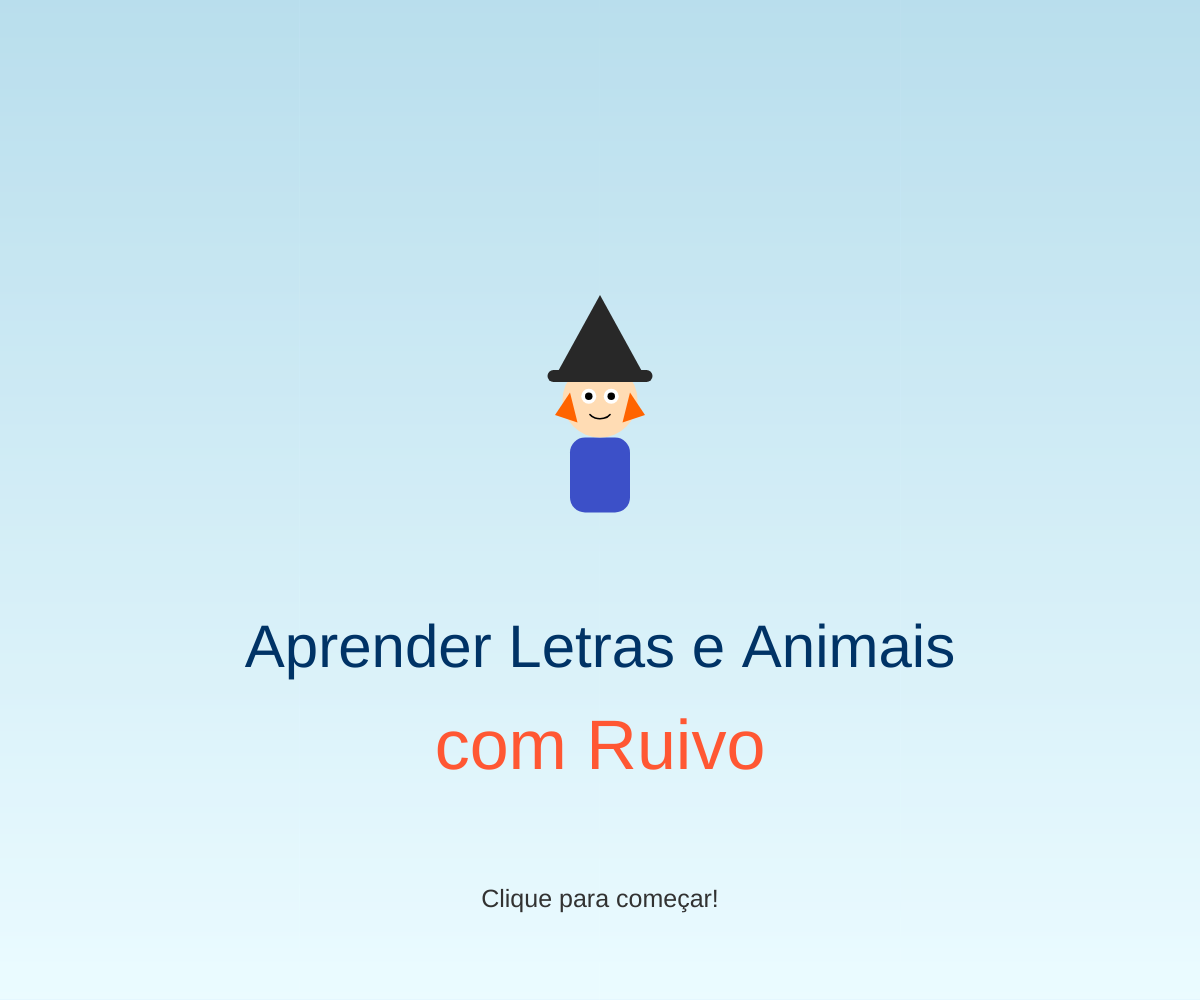
Frame 1 (no input)
Frame 60 (no input): identical to frame 1, image omitted
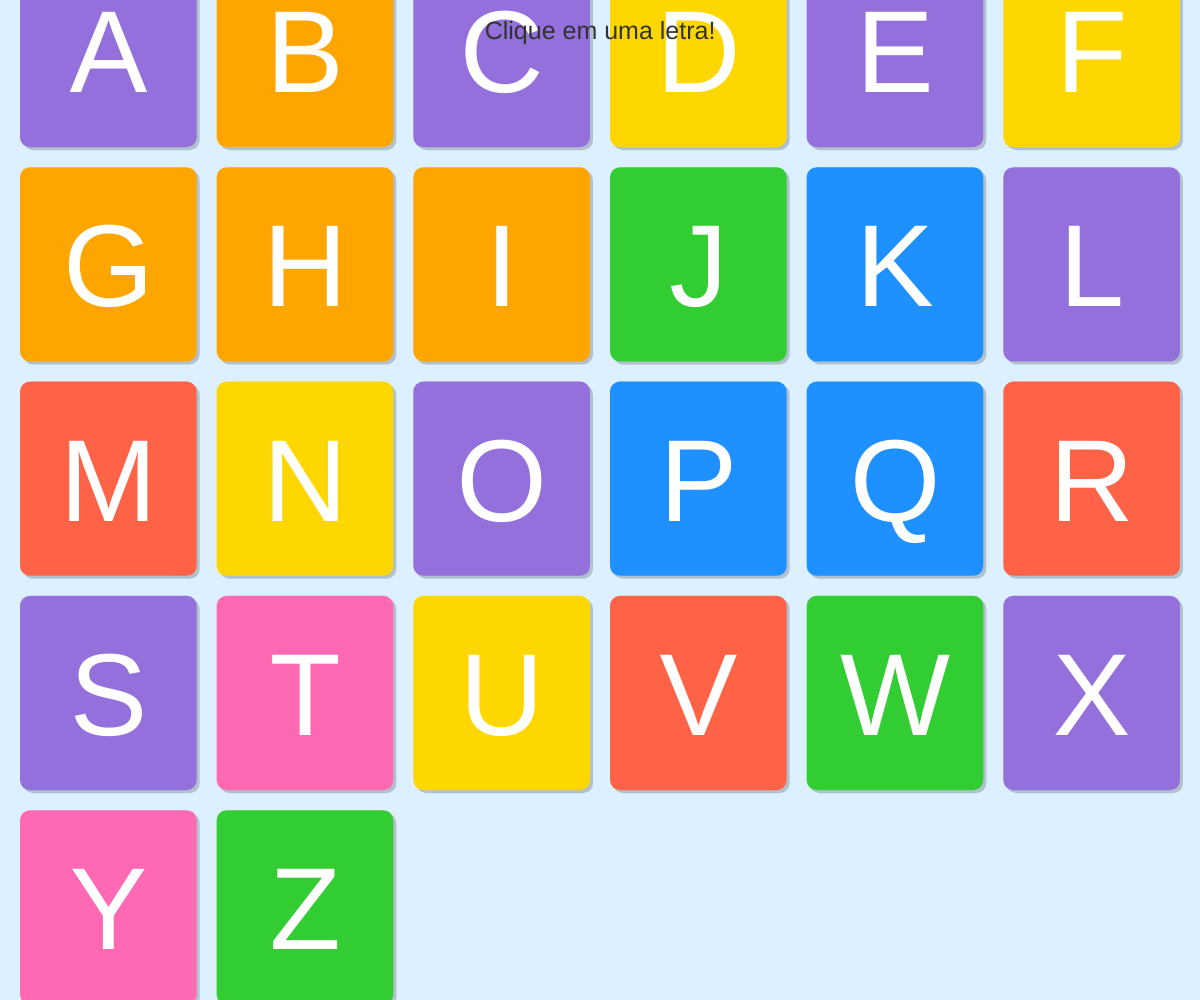
Frame 120 (the mouse pressed at the canvas centre since frame 60)

The p5.js sketch that drew these frames (run headless with seeded random() and noise() and a simulated clock; from frame 60 on, the mouse is pressed at the canvas centre):

// p5.js sketch
// ── sketch.js
let letterTiles = []; // Array para guardar os objetos das letras
let alphabet = "ABCDEFGHIJKLMNOPQRSTUVWXYZ";
let associations = {}; // Objeto para mapear Letra -> {nome, drawFunc}
let currentState = 'startScreen'; // Estados: 'startScreen', 'alphabetView', 'objectView'
let selectedAssociation = null; // Guarda a associação da letra clicada
let tileWidth, tileHeight, spacing, cols, rows;
let brightColors = []; // Paleta de cores vivas

// Cores específicas para desenhos
let brown, lightBrown, darkBrown, green, darkGreen, grey, lightGrey, pink, yellow, orange, red, blue, black, white;

function setup() {
  createCanvas(windowWidth, windowHeight);
  textFont('sans-serif'); // Fonte mais legível para crianças

  // Define cores
  brightColors = [
    color(255, 99, 71),   // Tomato Red
    color(255, 165, 0),  // Orange
    color(255, 215, 0),  // Gold Yellow
    color(50, 205, 50),  // Lime Green
    color(30, 144, 255), // Dodger Blue
    color(147, 112, 219),// Medium Purple
    color(255, 105, 180) // Hot Pink
  ];
  brown = color(139, 69, 19);
  lightBrown = color(210, 180, 140);
  darkBrown = color(101, 67, 33);
  green = color(34, 139, 34);
  darkGreen = color(0, 100, 0);
  grey = color(128, 128, 128);
  lightGrey = color(211, 211, 211);
  pink = color(255, 192, 203);
  yellow = color(255, 255, 0);
  orange = color(255, 165, 0);
  red = color(255, 0, 0);
  blue = color(0, 0, 255);
  black = color(0);
  white = color(255);


  // --- Mapeamento Letra -> Objeto/Animal (COMPLETO) ---
  associations = {
    'A': { name: 'Abelha', drawFunc: drawBee },
    'B': { name: 'Bola', drawFunc: drawBall },
    'C': { name: 'Cachorro', drawFunc: drawDog },
    'D': { name: 'Dado', drawFunc: drawDice },
    'E': { name: 'Elefante', drawFunc: drawElephant },
    'F': { name: 'Foca', drawFunc: drawSeal },
    'G': { name: 'Gato', drawFunc: drawCat },
    'H': { name: 'Hipopótamo', drawFunc: drawHippo },
    'I': { name: 'Ioiô', drawFunc: drawYoyo },
    'J': { name: 'Jacaré', drawFunc: drawAlligator },
    'K': { name: 'Kiwi', drawFunc: drawKiwiFruit },
    'L': { name: 'Leão', drawFunc: drawLion },
    'M': { name: 'Macaco', drawFunc: drawMonkey },
    'N': { name: 'Nuvem', drawFunc: drawCloud },
    'O': { name: 'Ovelha', drawFunc: drawSheep },
    'P': { name: 'Peixe', drawFunc: drawFish },
    'Q': { name: 'Queijo', drawFunc: drawCheese },
    'R': { name: 'Rato', drawFunc: drawMouse },
    'S': { name: 'Sol', drawFunc: drawSun },
    'T': { name: 'Tartaruga', drawFunc: drawTurtle },
    'U': { name: 'Uva', drawFunc: drawGrape },
    'V': { name: 'Vaca', drawFunc: drawCow },
    'W': { name: 'Wafer', drawFunc: drawWafer },
    'X': { name: 'Xícara', drawFunc: drawCup },
    'Y': { name: 'Yoga', drawFunc: drawYoga }, // Usando Yoga como representação
    'Z': { name: 'Zebra', drawFunc: drawZebra }
  };
  // ------------------------------------------

  calculateLayout(); // Calcula posições baseado no tamanho da tela
  // createLetterTiles() será chamado depois da tela inicial
}

function calculateLayout() {
  let desiredCols = 6;
  spacing = min(width * 0.03, height * 0.03, 20); // Espaçamento adaptável
  tileWidth = (width - (desiredCols + 1) * spacing) / desiredCols;

  if (tileWidth < 50 && desiredCols > 3) { // Reduz colunas se muito pequeno
     desiredCols = 4;
     tileWidth = (width - (desiredCols + 1) * spacing) / desiredCols;
  }
  if (tileWidth < 50 && desiredCols > 1) {
      desiredCols = 3;
      tileWidth = (width - (desiredCols + 1) * spacing) / desiredCols;
  }

  tileHeight = tileWidth * 1.1; // Blocos ligeiramente altos
  cols = desiredCols;
  rows = ceil(alphabet.length / cols);
}

function createLetterTiles() {
  letterTiles = []; // Limpa antes de recriar
  let currentLet = 0;
  // Calcula o espaço vertical total necessário e centraliza
  let totalGridHeight = rows * (tileHeight + spacing) - spacing;
  let startY = (height - totalGridHeight) / 2;
  if (startY < 50) startY = 50; // Garante espaço no topo

  // Calcula o espaço horizontal total e centraliza
  let totalGridWidth = cols * (tileWidth + spacing) - spacing;
  let startX = (width - totalGridWidth) / 2 + tileWidth / 2;


  for (let r = 0; r < rows; r++) {
    for (let c = 0; c < cols; c++) {
      if (currentLet < alphabet.length) {
        let letter = alphabet[currentLet];
        let x = startX + c * (tileWidth + spacing);
        let y = startY + r * (tileHeight + spacing);
        let tileColor = random(brightColors); // Cor aleatória da paleta
        letterTiles.push(new LetterTile(letter, x, y, tileWidth, tileHeight, tileColor));
        currentLet++;
      }
    }
  }
}

function draw() {
  background(220, 240, 255); // Fundo azul bem claro

  if (currentState === 'startScreen') {
    displayStartScreen();
  } else if (currentState === 'alphabetView') {
    // Desenha todos os blocos de letra
    for (let tile of letterTiles) {
      tile.display();
    }
     // Instrução
     fill(50);
     textSize(max(18, height * 0.025)); // Tamanho adaptável
     textAlign(CENTER, TOP);
     text("Clique em uma letra!", width / 2, 20);

  } else if (currentState === 'objectView') {
    // Desenha o objeto/animal selecionado e seu nome
    if (selectedAssociation) {
      // Desenha o objeto/animal no centro
      push(); // Isola o estilo de desenho
      // Centraliza a área de desenho, ajustando verticalmente
      translate(width / 2, height * 0.45);
      // Escala o desenho se a tela for pequena (experimental)
      let scaleFactor = min(1.0, width / 600, height/ 500);
      scale(scaleFactor);
      selectedAssociation.drawFunc(); // Chama a função de desenho específica
      pop();

      // Desenha o nome abaixo
      fill(0);
      textSize(max(30, height * 0.05)); // Tamanho adaptável
      textAlign(CENTER, CENTER);
      text(selectedAssociation.name, width / 2, height * 0.7); // Nome abaixo da figura

      // Desenha a letra original em algum canto (opcional)
      fill(100);
      textSize(max(20, height * 0.03));
      textAlign(LEFT, TOP);
      text(`Letra: ${selectedAssociation.letter}`, 30, 30);


      // Instrução para voltar
      fill(100);
      textSize(max(16, height * 0.02));
      textAlign(CENTER, BOTTOM);
      text("Clique em qualquer lugar para voltar ao alfabeto", width / 2, height - 20);
    }
  }
}

function displayStartScreen() {
    // Gradiente sutil no fundo
    for (let i = 0; i < height; i++) {
        let inter = map(i, 0, height, 0, 1);
        let c = lerpColor(color(173, 216, 230), color(240, 255, 255), inter); // Light blue to lighter blue
        stroke(c);
        line(0, i, width, i);
    }
    noStroke();

    // Desenha o Mascote
    drawMascot(width / 2, height * 0.4, min(width * 0.2, height * 0.2, 150)); // Posição e tamanho adaptáveis

    // Título
    fill(0, 51, 102); // Azul escuro
    textAlign(CENTER, CENTER);
    textSize(max(30, min(width * 0.06, height * 0.06))); // Tamanho adaptável
    text("Aprender Letras e Animais", width / 2, height * 0.65);
    textSize(max(36, min(width * 0.07, height * 0.07))); // Tamanho adaptável
     fill(255, 87, 51); // Cor "Ruivo" (laranja/vermelho)
     text("com Ruivo", width / 2, height * 0.75);

    // Instrução para começar
    fill(50);
    textSize(max(18, height * 0.025));
    text("Clique para começar!", width / 2, height * 0.9);
}


function mousePressed() {
  if (currentState === 'startScreen') {
    // Transição da tela inicial para o alfabeto
    currentState = 'alphabetView';
    calculateLayout(); // Calcula layout antes de criar tiles
    createLetterTiles(); // Cria os blocos de letras AGORA
  } else if (currentState === 'alphabetView') {
    // Verifica se alguma letra foi clicada
    for (let tile of letterTiles) {
      if (tile.isClicked(mouseX, mouseY)) {
        // Encontrou a letra clicada!
        if (associations[tile.char]) { // Verifica se existe associação
            selectedAssociation = associations[tile.char];
            selectedAssociation.letter = tile.char; // Guarda a letra original também
            currentState = 'objectView';
        } else {
            console.warn("Associação não definida para a letra:", tile.char);
            // Poderia mostrar uma mensagem "Em breve!"
        }
        return; // Sai do loop e da função após achar o clique
      }
    }
  } else if (currentState === 'objectView') {
    // Qualquer clique na tela volta para a visão do alfabeto
    currentState = 'alphabetView';
    selectedAssociation = null; // Limpa a seleção
  }
}

// --- Classe LetterTile ---
class LetterTile {
  constructor(char, x, y, w, h, col) {
    this.char = char; // A letra (A, B, C...)
    this.x = x;       // Posição X (centro)
    this.y = y;       // Posição Y (centro)
    this.w = w;       // Largura
    this.h = h;       // Altura
    this.color = col; // Cor de fundo do bloco
  }

  display() {
    push();
    translate(this.x, this.y);
    rectMode(CENTER);
    noStroke();
    fill(this.color);
    // Sombra sutil
    fill(0, 0, 0, 50);
    rect(3, 3, this.w, this.h, 10);
    // Bloco principal
    fill(this.color);
    rect(0, 0, this.w, this.h, 10); // Retângulo com cantos arredondados

    // Desenha a letra dentro
    fill(white); // Letra branca para contraste com fundos coloridos
    textSize(this.h * 0.6); // Tamanho da letra proporcional ao bloco
    textAlign(CENTER, CENTER);
    text(this.char, 0, this.h * 0.05); // Ajuste vertical leve
    pop();
  }

  isClicked(mx, my) {
    // Verifica se as coordenadas (mx, my) estão dentro dos limites do bloco
    return (
      mx > this.x - this.w / 2 &&
      mx < this.x + this.w / 2 &&
      my > this.y - this.h / 2 &&
      my < this.y + this.h / 2
    );
  }
}


// ===========================================
// --- FUNÇÕES DE DESENHO (A - Z) ---
// ===========================================

function drawMascot(x, y, size) {
  push();
  translate(x, y);
  rectMode(CENTER);
  noStroke();

  let headSize = size * 0.5;
  let bodyHeight = size * 0.5;
  let bodyWidth = size * 0.4;
  let hatHeight = size * 0.5;
  let hatWidth = size * 0.55;
  let hatBrimHeight = size * 0.08;
  let hatBrimWidth = size * 0.7;

  // Corpo (túnica azul)
  fill(60, 80, 200); // Azul mago
  rect(0, headSize * 0.5 + bodyHeight * 0.5, bodyWidth, bodyHeight, size * 0.1);

  // Cabeça
  fill(255, 220, 180); // Tom de pele
  ellipse(0, 0, headSize, headSize);

  // Cabelo "Ruivo" (pontas laterais)
  fill(255, 100, 0); // Laranja/Vermelho
  triangle(-headSize*0.4, -headSize*0.1, -headSize*0.6, headSize*0.2, -headSize*0.3, headSize*0.3);
  triangle( headSize*0.4, -headSize*0.1,  headSize*0.6, headSize*0.2,  headSize*0.3, headSize*0.3);


  // Chapéu
  fill(40, 40, 40); // Preto
  // Aba
  rect(0, -headSize * 0.4 + hatBrimHeight/2, hatBrimWidth, hatBrimHeight, size * 0.05);
  // Cone
  triangle(-hatWidth/2, -headSize * 0.4, hatWidth/2, -headSize * 0.4, 0, -headSize * 0.4 - hatHeight);

  // Olhos
  fill(white);
  ellipse(-headSize * 0.15, -headSize * 0.05, headSize * 0.2, headSize * 0.2);
  ellipse( headSize * 0.15, -headSize * 0.05, headSize * 0.2, headSize * 0.2);
  fill(black);
  ellipse(-headSize * 0.15, -headSize * 0.05, headSize * 0.1, headSize * 0.1);
  ellipse( headSize * 0.15, -headSize * 0.05, headSize * 0.1, headSize * 0.1);

   // Sorriso
   noFill();
   stroke(black);
   strokeWeight(max(1, size * 0.01));
   arc(0, headSize * 0.15, headSize * 0.3, headSize * 0.2, 0.1 * PI, 0.9 * PI);
   noStroke();


  pop();
}


function drawBee() { // A - Abelha
  fill(yellow); ellipse(0, 0, 100, 60);
  fill(black);
  rect(-30, -28, 15, 56, 5); rect(0, -30, 15, 60, 5); rect(30, -28, 15, 56, 5);
  fill(173, 216, 230, 150); ellipse(-20, -50, 60, 40); ellipse(20, -50, 60, 40);
  fill(black); ellipse(-35, -5, 8, 8); ellipse(-23, -5, 8, 8);
}

function drawBall() { // B - Bola
  fill(red); ellipse(0, 0, 100, 100);
  fill(white); ellipse(-20, -20, 30, 15); // Brilho
}

function drawDog() { // C - Cachorro
  fill(brown); ellipse(0, 0, 100, 90); // Cabeça
  triangle(-50, -60, -70, 0, -30, -30); triangle( 50, -60,  70, 0,  30, -30); // Orelhas
  fill(lightBrown); ellipse(0, 20, 50, 40); // Focinho
  fill(black); ellipse(0, 15, 15, 10); // Nariz
  ellipse(-20, -10, 10, 15); ellipse( 20, -10, 10, 15); // Olhos
}

function drawDice() { // D - Dado
   fill(white); stroke(black); strokeWeight(4); rectMode(CENTER);
   square(0, 0, 100, 15);
   noStroke(); fill(black);
   ellipse(0, 0, 20, 20); ellipse(-30, -30, 20, 20); ellipse(30, 30, 20, 20); // Ex: 3
   rectMode(CORNER); // Reset
}

function drawElephant() { // E - Elefante
  fill(grey);
  ellipse(0, 0, 140, 100); // Corpo
  ellipse(-60, -40, 80, 70); // Cabeça
  // Tromba
  noFill(); stroke(grey); strokeWeight(25);
  arc(-90, -20, 80, 100, HALF_PI - 0.2, PI + 0.2);
  noStroke(); fill(grey);
  // Orelha
  ellipse(-90, -50, 50, 70);
  // Olho
  fill(black); ellipse(-80, -45, 8, 8);
}

function drawSeal() { // F - Foca
  fill(lightGrey);
  ellipse(0, 10, 160, 80); // Corpo alongado
  ellipse(-70, -20, 60, 50); // Cabeça
  // Nadadeiras
  triangle(30, -10, 50, 40, 70, 30);
  triangle(-40, 40, -20, 50, 0, 40);
  // Cauda
  triangle(70, 0, 90, -15, 90, 15);
  // Olho e nariz
  fill(black);
  ellipse(-80, -25, 10, 10); // Olho
  ellipse(-95, -10, 8, 5); // Nariz
  // Bigodes (linhas)
  stroke(black); strokeWeight(1);
  line(-98, -10, -110, -12); line(-98, -8, -110, -8); line(-98, -6, -110, -4);
  noStroke();
}

function drawCat() { // G - Gato
  fill(orange); ellipse(0, 0, 90, 80); // Cabeça
  // Orelhas
  triangle(-40, -50, -10, -30, -40, -20);
  triangle( 40, -50,  10, -30,  40, -20);
  // Olhos
  fill(white); ellipse(-20, -5, 20, 25); ellipse(20, -5, 20, 25);
  fill(green); ellipse(-20, -5, 10, 15); ellipse(20, -5, 10, 15);
  fill(black); ellipse(-20, -5, 5, 8); ellipse(20, -5, 5, 8);
  // Nariz e boca
  fill(pink); triangle(0, 10, -5, 18, 5, 18);
  noFill(); stroke(black); strokeWeight(1.5);
  arc(0, 18, 15, 10, 0, PI); // Boca simplificada
  // Bigodes
  line(-10, 15, -40, 10); line(-10, 20, -40, 20); line(-10, 25, -40, 30);
  line( 10, 15,  40, 10); line( 10, 20,  40, 20); line( 10, 25,  40, 30);
  noStroke();
}

function drawHippo() { // H - Hipopótamo
  fill(180, 190, 210); // Cinza azulado
  ellipse(0, 20, 180, 100); // Corpo grande
  ellipse(0, -30, 120, 90); // Cabeça/Focinho
  // Narinas
  fill(150, 160, 180);
  ellipse(-25, -55, 20, 15);
  ellipse( 25, -55, 20, 15);
  // Orelhas
  ellipse(-50, -60, 25, 35);
  ellipse( 50, -60, 25, 35);
  // Olhos
  fill(black);
  ellipse(-35, -40, 10, 10);
  ellipse( 35, -40, 10, 10);
}

function drawYoyo() { // I - Ioiô
  fill(blue); ellipse(0, 0, 80, 80); // Corpo do ioiô
  fill(white); ellipse(0, 0, 20, 20); // Centro
  stroke(black); strokeWeight(2);
  line(0, -40, 0, -100); // Corda
  ellipse(0, -100, 15, 10); // Laço do dedo
  noStroke();
}

function drawAlligator() { // J - Jacaré
  fill(darkGreen);
  ellipse(0, 0, 180, 60); // Corpo
  // Cabeça/Focinho
  triangle(-90, 0, -150, -20, -150, 20);
  // Patas simples
  rect(-50, 25, 15, 20); rect(30, 25, 15, 20);
  // Olho
  fill(yellow); ellipse(-130, -15, 15, 15);
  fill(black); ellipse(-130, -15, 5, 5);
  // Dentes (triângulos pequenos)
  fill(white);
  for(let i = 0; i < 5; i++) {
      triangle(-145 + i*10, 15, -140 + i*10, 15, -142.5 + i*10, 20);
  }
}

function drawKiwiFruit() { // K - Kiwi
  fill(brown); ellipse(0, 0, 80, 100); // Casca marrom
  // Parte interna verde
  fill(152, 251, 152); // Verde claro
  ellipse(0, 0, 65, 85);
  // Centro branco
  fill(white); ellipse(0, 0, 25, 45);
  // Sementes pretas (pontos)
  fill(black);
  for(let i=0; i< 20; i++) {
      let angle = random(TWO_PI);
      let radius = random(15, 30);
      ellipse(cos(angle)*radius, sin(angle)*radius * 1.5, 2, 3); // Sementes ovais
  }
}

function drawLion() { // L - Leão
  // Juba
  fill(orange); ellipse(0, 0, 140, 140);
  // Cabeça
  fill(255, 218, 185); ellipse(0, 0, 90, 90); // Tom de pele/amarelo claro
  // Orelhas
  ellipse(-40, -40, 30, 30); ellipse(40, -40, 30, 30);
  // Focinho
  fill(white); ellipse(0, 20, 50, 35);
  // Nariz
  fill(darkBrown); triangle(0, 10, -10, 25, 10, 25);
  // Olhos
  fill(black); ellipse(-20, -5, 10, 12); ellipse(20, -5, 10, 12);
}


function drawMonkey() { // M - Macaco
  // Cabeça
  fill(brown); ellipse(0, 0, 100, 95);
  // Parte clara do rosto
  fill(lightBrown);
  arc(0, 0, 85, 80, PI, TWO_PI); // Meia elipse inferior
  ellipse(0, 0, 85, 60); // Elipse central sobreposta
  // Orelhas
  ellipse(-50, 0, 40, 40); ellipse(50, 0, 40, 40);
  fill(brown); ellipse(-50, 0, 25, 25); ellipse(50, 0, 25, 25); // Centro orelha
  // Olhos
  fill(black); ellipse(-20, -15, 12, 15); ellipse(20, -15, 12, 15);
  // Nariz/Boca
  ellipse(0, 10, 8, 5); // Nariz
  noFill(); stroke(black); strokeWeight(1.5);
  arc(0, 20, 30, 20, 0.1*PI, 0.9*PI); // Sorriso
  noStroke();
}

function drawCloud() { // N - Nuvem
   fill(white); noStroke();
   ellipse(0, 0, 100, 50);
   ellipse(-40, 10, 70, 40);
   ellipse(40, 15, 80, 50);
   ellipse(0, 20, 60, 30);
}

function drawSheep() { // O - Ovelha
  // Lã (nuvem)
  fill(white); noStroke();
  ellipse(0, 0, 130, 90); ellipse(-50, 10, 80, 60); ellipse(50, 15, 90, 70); ellipse(0, -30, 70, 50);
  // Cabeça
  fill(lightGrey); ellipse(0, -20, 60, 70);
  // Orelhas
  ellipse(-30, -35, 20, 30); ellipse(30, -35, 20, 30);
  // Olhos
  fill(black); ellipse(-15, -25, 8, 10); ellipse(15, -25, 8, 10);
  // Patas simples
  rect(-40, 40, 15, 30); rect(-10, 45, 15, 30); rect(20, 40, 15, 30);
}

function drawFish() { // P - Peixe
  fill(orange);
  // Corpo
  ellipse(0, 0, 120, 70);
  // Cauda
  triangle(60, 0, 90, -30, 90, 30);
  // Barbatana dorsal
  triangle(-20, -35, 20, -35, 0, -50);
  // Olho
  fill(white); ellipse(-35, -5, 20, 20);
  fill(black); ellipse(-38, -5, 8, 8);
  // Boca
  noFill(); stroke(black); strokeWeight(1.5);
  arc(-50, 10, 15, 10, 0, HALF_PI);
  noStroke();
}

function drawCheese() { // Q - Queijo
  fill(yellow); // Amarelo queijo
  // Forma principal (fatia)
  beginShape();
  vertex(-70, 40); // Base esquerda
  vertex(70, 40);  // Base direita
  vertex(30, -40);  // Topo direito inclinado
  vertex(-50, -30); // Topo esquerdo inclinado
  endShape(CLOSE);
  // Buracos (círculos)
  fill(255, 230, 150); // Amarelo mais claro para interior dos buracos
  ellipse(0, 0, 25, 25);
  ellipse(-30, 10, 20, 20);
  ellipse(30, -5, 18, 18);
  ellipse(10, 25, 15, 15);
}

function drawMouse() { // R - Rato
  fill(grey);
  // Corpo
  ellipse(0, 10, 80, 110); // Corpo mais vertical
  // Cabeça
  ellipse(0, -40, 60, 50);
  // Orelhas grandes
  fill(pink); ellipse(-25, -65, 40, 40); ellipse(25, -65, 40, 40);
  fill(grey); ellipse(-25, -65, 30, 30); ellipse(25, -65, 30, 30);
  // Olhos
  fill(black); ellipse(-10, -45, 8, 8); ellipse(10, -45, 8, 8);
  // Nariz
  ellipse(0, -30, 8, 5);
  // Rabo
  noFill(); stroke(grey); strokeWeight(4);
  curve(0, 50, 30, 70, 60, 40, 80, 60); // Curva para o rabo
  noStroke();
}

function drawSun() { // S - Sol
  fill(yellow); noStroke();
  ellipse(0, 0, 100, 100); // Centro do sol
  // Raios (triângulos ou linhas)
  for (let i = 0; i < 12; i++) {
    let angle = TWO_PI / 12 * i;
    let x1 = cos(angle) * 60;
    let y1 = sin(angle) * 60;
    let x2 = cos(angle) * 90;
    let y2 = sin(angle) * 90;
    push();
    translate(x1, y1);
    rotate(angle + HALF_PI);
    triangle(0, 0, -8, 30, 8, 30); // Raios triangulares
    pop();
    // Alternativa com linhas:
    // stroke(yellow); strokeWeight(5); line(x1, y1, x2, y2); noStroke();
  }
}

function drawTurtle() { // T - Tartaruga
  // Casco
  fill(green); ellipse(0, 0, 140, 100);
  // Detalhes do casco (hexágonos simplificados)
  fill(darkGreen);
  ellipse(0, 0, 30, 20); ellipse(-30, -20, 30, 20); ellipse(30, -20, 30, 20);
  ellipse(-40, 20, 30, 20); ellipse(40, 20, 30, 20); ellipse(0, 35, 30, 20);
  // Cabeça
  fill(green); ellipse(-70, -20, 50, 40);
  // Patas
  ellipse(-50, 45, 30, 20); ellipse(50, 45, 30, 20);
  ellipse(-70, 10, 20, 30); ellipse(70, 10, 20, 30);
  // Olho
  fill(black); ellipse(-80, -25, 8, 8);
}


function drawGrape() { // U - Uva
  let startX = -30;
  let startY = -40;
  fill(128, 0, 128); // Roxo
  // Cacho de uvas (elipses sobrepostas)
  ellipse(startX + 0, startY + 0, 30, 30);
  ellipse(startX + 25, startY + 0, 30, 30);
  ellipse(startX + 50, startY + 0, 30, 30);
  ellipse(startX + 12.5, startY + 25, 30, 30);
  ellipse(startX + 37.5, startY + 25, 30, 30);
  ellipse(startX + 25, startY + 50, 30, 30);
  // Caule simples
  stroke(brown); strokeWeight(4);
  line(startX + 25, startY - 15, startX + 25, startY - 30);
  // Folha simples
  fill(green); noStroke();
  ellipse(startX + 35, startY - 30, 30, 20);
}


function drawCow() { // V - Vaca
  // Corpo
  fill(white); ellipse(0, 20, 160, 100);
  // Manchas
  fill(black); ellipse(-40, 10, 50, 30); ellipse(30, 30, 40, 40); ellipse(60, 0, 30, 20);
  // Cabeça
  fill(white); ellipse(0, -50, 80, 70);
  // Focinho
  fill(pink); ellipse(0, -35, 50, 35);
  fill(black); ellipse(-10, -30, 8, 5); ellipse(10, -30, 8, 5); // Narinas
  // Chifres
  fill(lightGrey); arc(-20, -80, 40, 40, PI, TWO_PI); arc(20, -80, 40, 40, PI, TWO_PI);
  // Orelhas
  fill(white); ellipse(-45, -60, 20, 30); ellipse(45, -60, 20, 30);
  // Olhos
  fill(black); ellipse(-20, -55, 10, 12); ellipse(20, -55, 10, 12);
}

function drawWafer() { // W - Wafer
  rectMode(CENTER);
  // Camadas
  fill(245, 222, 179); // Bege claro (biscoito)
  rect(0, 0, 60, 100, 5);
  fill(darkBrown); // Marrom escuro (recheio)
  rect(0, -20, 56, 15, 3);
  rect(0, 20, 56, 15, 3);
  // Textura (linhas sutis)
  stroke(210, 180, 140); strokeWeight(1);
  for(let i = -25; i <= 25; i+= 10) { line(i, -50, i, 50); }
  for(let i = -45; i <= 45; i+= 10) { line(-30, i, 30, i); }
  noStroke();
  rectMode(CORNER); // Reset
}

function drawCup() { // X - Xícara
  fill(white);
  // Corpo da xícara
  rect(-50, -30, 100, 70, 0, 0, 10, 10); // Base reta, cantos inferiores redondos
  // Asa
  noFill(); stroke(white); strokeWeight(15);
  arc(50, 0, 40, 50, HALF_PI + 0.2, PI + HALF_PI - 0.2);
  // Conteúdo (café/chá)
  fill(brown);
  ellipse(0, -30, 90, 25); // Topo elíptico
  noStroke();
}

function drawYoga() { // Y - Yoga (posição simples)
    // Cabeça
    fill(lightBrown);
    ellipse(0, -60, 40, 40);
    // Tronco
    fill(blue); // Roupa
    rect(-10, -40, 20, 50);
    // Braços levantados
    stroke(lightBrown); strokeWeight(10);
    line(0, -30, -30, -70); // Braço esquerdo
    line(0, -30, 30, -70);  // Braço direito
    // Pernas cruzadas (simplificado)
    stroke(blue); strokeWeight(15);
    noFill();
    arc(0, 30, 60, 40, PI - 0.5 , TWO_PI + 0.5); // Curva para pernas
    noStroke();
}


function drawZebra() { // Z - Zebra
  fill(white); noStroke(); ellipse(0, 0, 150, 80); // Corpo
  ellipse(-70, -30, 60, 50); // Cabeça
  fill(black); // Listras
  rect(-40, -40, 10, 80, 2); rect(-15, -40, 10, 80, 2); rect(10, -40, 10, 80, 2);
  rect(35, -40, 10, 80, 2); rect(60, -30, 10, 60, 2);
  ellipse(-85, -40, 10, 15); // Orelha
  fill(white); stroke(black); strokeWeight(1); ellipse(-75, -30, 8, 8); // Olho
  noStroke();
}

// --- Adaptação ao Tamanho da Janela ---
function windowResized() {
  resizeCanvas(windowWidth, windowHeight);
  // Recalcula e recria apenas se não estiver na tela inicial
  if (currentState !== 'startScreen') {
      calculateLayout();
      createLetterTiles();
  }
}
